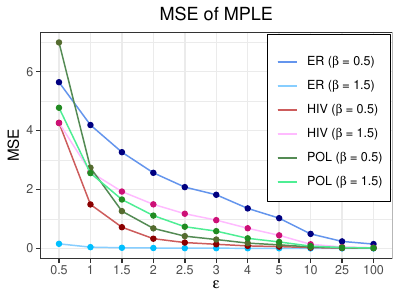

Write the R code that produced this figure.
require(tidyverse)
require(latex2exp)

MSE.Erdos.Renyi <- read.csv("MSEErdosRenyi.csv")[,-1]
MSE.HIV <- read.csv("MSEHIV.csv")[,-1]
MSE.PolBlogs <- read.csv("MSEPolBlogs.csv")[,-1]

MSE <- cbind(MSE.Erdos.Renyi, MSE.HIV[,-1], MSE.PolBlogs[,-1])
colnames(MSE) <- c("Epsilon", "ERL1", "ERG1", "HIVL1", "HIVG1", "POLL1", "POLG1")
MSE.plot <- MSE %>%
  ggplot(aes(x = as.factor(Epsilon), y = ERL1)) + 
  geom_line(aes(x = as.factor(Epsilon), y = ERL1, col = "ERL1", group = 1)) + 
  geom_point(aes(x = as.factor(Epsilon), y = ERL1), col = "navy") +
  geom_line(aes(x = as.factor(Epsilon), y = ERG1, col = "ERG1", group = 2)) +
  geom_point(aes(x = as.factor(Epsilon), y = ERG1), col = "deepskyblue") +
  geom_line(aes(x = as.factor(Epsilon), y = HIVL1, col = "HIVL1", group = 3)) +
  geom_point(aes(x = as.factor(Epsilon), y = HIVL1), col = "darkred") +
  geom_line(aes(x = as.factor(Epsilon), y = HIVG1, col = "HIVG1", group = 4)) +
  geom_point(aes(x = as.factor(Epsilon), y = HIVG1), col = "deeppink3") +
  geom_line(aes(x = as.factor(Epsilon), y = POLL1, col = "POLL1", group = 5)) +
  geom_point(aes(x = as.factor(Epsilon), y = POLL1), col = "darkolivegreen") +
  geom_line(aes(x = as.factor(Epsilon), y = POLG1, col = "POLG1", group = 6)) +
  geom_point(aes(x = as.factor(Epsilon), y = POLG1), col = "forestgreen") +
  scale_colour_manual(breaks = c("ERL1", "ERG1", "HIVL1", "HIVG1", "POLL1", "POLG1"),
                      values = c("cornflowerblue", "skyblue1", "indianred", "plum1",
                                 "palegreen4", "seagreen2"),
                      labels = c(expression(paste("ER (",beta, " = 0.5)")),
                                 expression(paste("ER (",beta, " = 1.5)")),
                                 expression(paste("HIV (",beta, " = 0.5)")),
                                 expression(paste("HIV (",beta, " = 1.5)")),
                                 expression(paste("POL (",beta, " = 0.5)")),
                                 expression(paste("POL (",beta, " = 1.5)")))) +
  labs(title = "MSE of MPLE", x = TeX(r'($\epsilon$)'),
       y = TeX(r'(MSE)'), color = "Legend Title\n") +
  theme_bw() +
  theme(plot.title = element_text(hjust = 0.5),
        legend.title=element_blank(),
        legend.position = c(0.82,0.62),
        legend.text.align = 0,
        legend.background = element_blank(),
        legend.box.background = element_rect(colour = "black"))


ggsave(plot = MSE.plot, filename = "AllinOne.pdf", device = "pdf",
       width = 4, height = 3)

